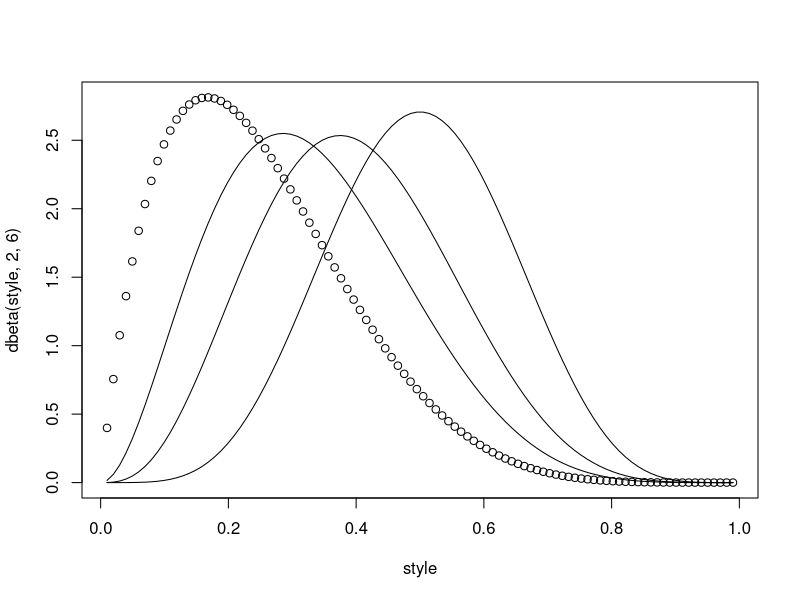
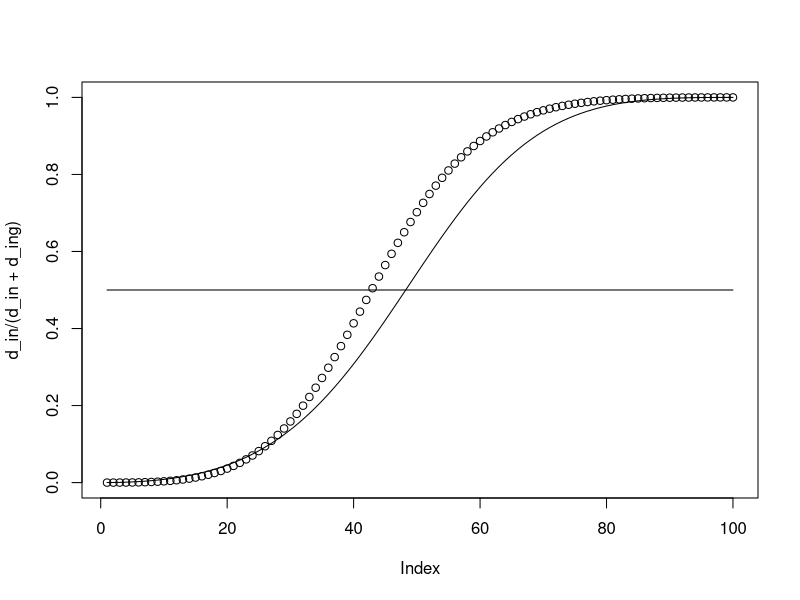

Reproduce these figures in R, in order.

style <- seq(0.01, 0.99, length = 100)
plot(style, dbeta(style, 2,6))
lines(style, dbeta(style, 3,6))
lines(style, dbeta(style, 4,6))
lines(style, dbeta(style, 6,6))

d_in <- dbeta(style, 5,3)
d_in3 <- dbeta(style, 6,6)
d_ing <- dbeta(style, 2,6)
d_ing2 <- dbeta(style, 3,6)
d_ing3 <- dbeta(style, 6,6)

plot(d_in/(d_in+d_ing))
lines(d_in/(d_in+d_ing2))
lines(d_in3/(d_in3+d_ing3))